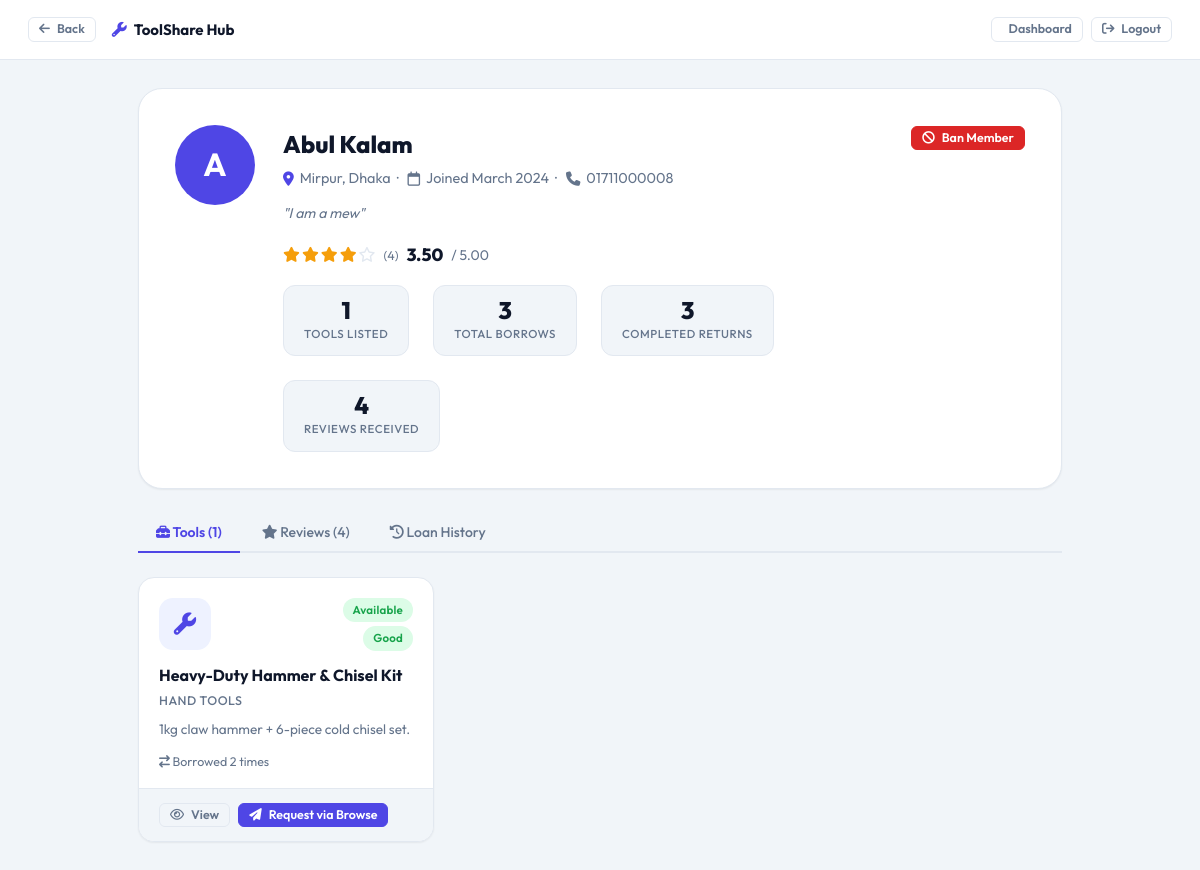
Page /profile.php?id=8 (signed in) on the earlier database version.
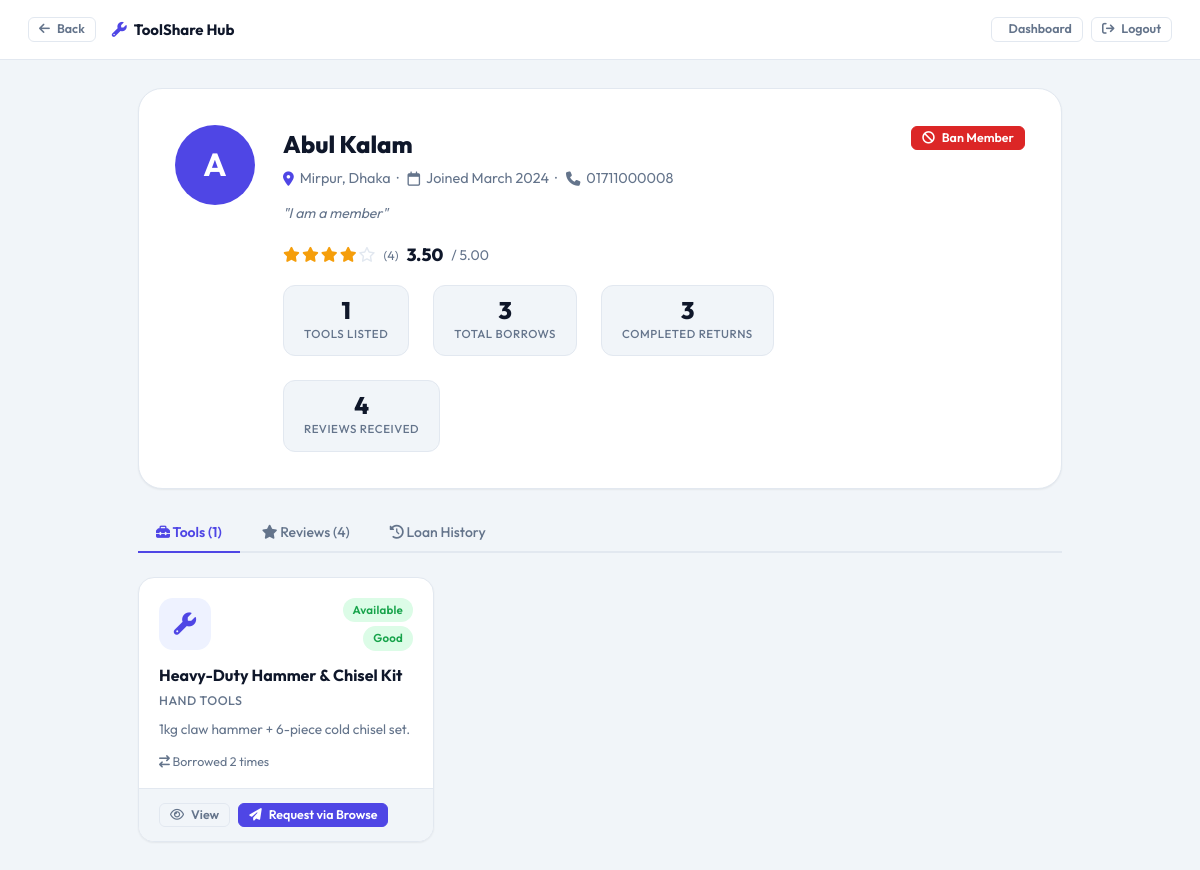
Same page on the later database version.
### tables this page shows
CREATE TABLE `member` (
  `member_id` int(11) NOT NULL AUTO_INCREMENT,
  `name` varchar(150) NOT NULL,
  `email` varchar(150) NOT NULL,
  `phone` varchar(20) DEFAULT NULL,
  `password` varchar(255) NOT NULL,
  `area_id` int(11) NOT NULL,
  `avg_rating` decimal(3,2) DEFAULT 0.00,
  `total_loans` int(11) DEFAULT 0,
  `is_banned` tinyint(1) NOT NULL DEFAULT 0,
  `profile_bio` text DEFAULT NULL,
  `role` enum('Admin','Member') DEFAULT 'Member',
  `created_at` datetime DEFAULT current_timestamp(),
  PRIMARY KEY (`member_id`),
  UNIQUE KEY `email` (`email`),
  KEY `area_id` (`area_id`),
  CONSTRAINT `member_ibfk_1` FOREIGN KEY (`area_id`) REFERENCES `area` (`area_id`)
);

CREATE TABLE `area` (
  `area_id` int(11) NOT NULL AUTO_INCREMENT,
  `area_name` varchar(100) NOT NULL,
  `district` varchar(100) NOT NULL,
  PRIMARY KEY (`area_id`)
);

CREATE TABLE `tool` (
  `tool_id` int(11) NOT NULL AUTO_INCREMENT,
  `owner_id` int(11) NOT NULL,
  `category_id` int(11) NOT NULL,
  `name` varchar(200) NOT NULL,
  `condition` enum('New','Good','Fair','Needs Inspection') DEFAULT 'Good',
  `status` enum('Available','On Loan','Needs Inspection','Lost') DEFAULT 'Available',
  `description` text DEFAULT NULL,
  `created_at` datetime DEFAULT current_timestamp(),
  PRIMARY KEY (`tool_id`),
  KEY `category_id` (`category_id`),
  KEY `idx_tool_owner` (`owner_id`),
  KEY `idx_tool_status` (`status`),
  CONSTRAINT `tool_ibfk_1` FOREIGN KEY (`owner_id`) REFERENCES `member` (`member_id`),
  CONSTRAINT `tool_ibfk_2` FOREIGN KEY (`category_id`) REFERENCES `category` (`category_id`)
);

CREATE TABLE `category` (
  `category_id` int(11) NOT NULL AUTO_INCREMENT,
  `name` varchar(100) NOT NULL,
  `description` text DEFAULT NULL,
  PRIMARY KEY (`category_id`),
  UNIQUE KEY `name` (`name`)
);

### profile.php (the view, shortened to what the rows shown need)
<?php
require_once 'db.php';
$viewer_id   = (int)$_SESSION['member_id'];
$viewer_role = $_SESSION['role'] ?? 'Member';
$target_id   = (int)($_GET['id'] ?? $viewer_id);
$member = fetchOne("
    SELECT m.*, a.area_name, a.district
    FROM Member m
    JOIN Area a ON m.area_id=a.area_id
    WHERE m.member_id=$target_id
");
$is_own_profile = ($viewer_id === $target_id);
$is_admin       = ($viewer_role === 'Admin');
$review_count = fetchOne("
    SELECT COUNT(*) AS cnt FROM Review WHERE reviewee_id=$target_id
")['cnt'];
$their_tools = fetchAll("
    SELECT t.*, c.name AS cat_name,
           COUNT(lr.loan_id) AS borrow_count
    FROM Tool t
    JOIN Category c ON t.category_id=c.category_id
    LEFT JOIN Loan_Record lr ON lr.tool_id=t.tool_id
    WHERE t.owner_id=$target_id
    GROUP BY t.tool_id
    ORDER BY t.status='Available' DESC, t.created_at DESC
");
?>
<!DOCTYPE html>
<html lang="en">
<head>
    <link rel="stylesheet" href="assets/style.css">
    <link rel="stylesheet" href="https://cdnjs.cloudflare.com/ajax/libs/font-awesome/6.5.0/css/all.min.css">
</head>
<body style="background:var(--bg);">
    <div style="padding:28px;max-width:980px;margin:0 auto;" class="fade-in">
        <div class="profile-hero">
            <div class="avatar xl" style="
            flex-shrink:0;
            font-size:2rem;
            background:<?= $member['role'] === 'Admin' ? 'var(--danger)' : 'var(--primary)' ?>;
        ">
                <?= strtoupper(substr($member['name'], 0, 1)) ?>
            </div>
            <div class="profile-hero-right">
                <div style="display:flex;align-items:center;gap:10px;flex-wrap:wrap;">
                    <div class="profile-hero-name"><?= htmlspecialchars($member['name']) ?></div>
                </div>
                <div class="profile-hero-sub">
                    <i class="fa-solid fa-location-dot" style="color:var(--primary);"></i>
                    <?= htmlspecialchars($member['area_name']) ?>, <?= htmlspecialchars($member['district']) ?>
                    &nbsp;·&nbsp;
                    <i class="fa-regular fa-calendar"></i>
                    Joined <?= date('F Y', strtotime($member['created_at'])) ?>
                    <?php if ($member['phone'] && ($is_own_profile || $is_admin)): ?>
                        &nbsp;·&nbsp;
                        <i class="fa-solid fa-phone"></i>
                        <?= htmlspecialchars($member['phone']) ?>
                    <?php endif; ?>
                </div>
                <?php if ($member['profile_bio']): ?>
                    <div class="profile-hero-bio">"<?= htmlspecialchars($member['profile_bio']) ?>"</div>
                <?php endif; ?>
                <div style="display:flex;align-items:center;gap:8px;margin-bottom:16px;">
                    <?= stars($member['avg_rating'], $review_count) ?>
                    <span style="font-size:1.1rem;font-weight:800;color:var(--text);">
                        <?= number_format($member['avg_rating'], 2) ?>
                    </span>
                    <span style="color:var(--text-muted);font-size:.875rem;">
                        / 5.00
                    </span>
                </div>
                <div class="profile-stats-row">
                    <div class="profile-stat-item">
                    </div>
                    <div class="profile-stat-item">
                        <div class="val"><?= $member['total_loans'] ?></div>
                        <div class="lbl">Total Borrows</div>
                    </div>
                    <div class="profile-stat-item">
                    </div>
                    <div class="profile-stat-item">
                    </div>
                </div>
            </div>
            <div style="display:flex;flex-direction:column;gap:8px;align-items:flex-end;">
                <?php if ($is_own_profile): ?>
                    <button class="btn btn-outline btn-sm" data-modal-open="modal-edit-profile">
                        <i class="fa-regular fa-pen-to-square"></i> Edit Profile
                    </button>
                    <button class="btn btn-ghost btn-sm" data-modal-open="modal-change-password">
                        <i class="fa-solid fa-key"></i> Change Password
                    </button>
                <?php elseif ($is_admin): ?>
                    <?php if ($member['is_banned']): ?>
                        <form method="POST" action="actions.php">
                            <input type="hidden" name="action" value="unban_member">
                            <input type="hidden" name="member_id" value="<?= $target_id ?>">
                            <input type="hidden" name="back" value="profile.php?id=<?= $target_id ?>">
                            <button type="submit" class="btn btn-success btn-sm">
                                <i class="fa-solid fa-lock-open"></i> Unban Member
                            </button>
                        </form>
                    <?php elseif ($member['role'] !== 'Admin'): ?>
                        <form method="POST" action="actions.php">
                        </form>
                    <?php endif; ?>
                <?php endif; ?>
            </div>
        </div>
        <div class="tab-panel active" id="tab-tools">
            <?php if ($their_tools): ?>
                <div class="tools-grid">
                    <?php foreach ($their_tools as $t): ?>
                        <div class="tool-card">
                            <div class="tool-card-top">
                                <div class="tool-icon-wrap">
                                    <i class="<?= categoryIcon($t['cat_name']) ?>"></i>
                                </div>
                                <div class="tool-badges">
                                    <?= badge($t['status']) ?>
                                    <?= badge($t['condition']) ?>
                                </div>
                            </div>
                            <div class="tool-card-body">
                                <div class="tool-name"><?= htmlspecialchars($t['name']) ?></div>
                                <div class="tool-category"><?= htmlspecialchars($t['cat_name']) ?></div>
                                <div class="tool-desc"><?= htmlspecialchars(trunc($t['description'], 80)) ?></div>
                                <div style="font-size:.78rem;color:var(--text-muted);">
                                    <i class="fa-solid fa-arrow-right-arrow-left"></i>
                                    Borrowed <?= $t['borrow_count'] ?> time<?= $t['borrow_count'] != 1 ? 's' : '' ?>
                                </div>
                            </div>
                            <div class="tool-card-footer">
                                <a href="tool_details.php?id=<?= $t['tool_id'] ?>" class="btn btn-ghost btn-sm">
                                    <i class="fa-regular fa-eye"></i> View
                                </a>
                                <?php if ($t['status'] === 'Available' && !$is_own_profile && !$member['is_banned']): ?>
                                    <a href="user_dashboard.php?section=browse" class="btn btn-primary btn-sm">
                                        <i class="fa-solid fa-paper-plane"></i> Request via Browse
                                    </a>
                                <?php endif; ?>
                            </div>
                        </div>
                    <?php endforeach; ?>
                </div>
            <?php endif; ?>
        </div>
    </div>
</body>
</html>

### db.php (shortened to what the rows shown need)
<?php
$conn = mysqli_connect(DB_HOST, DB_USER, DB_PASS, DB_NAME);
mysqli_set_charset($conn, 'utf8mb4');
function q($sql)
{
    global $conn;
    $r = mysqli_query($conn, $sql);
    return $r;
}
function fetchAll($sql)
{
    $result = q($sql);
    $rows = [];
    while ($row = mysqli_fetch_assoc($result)) $rows[] = $row;
    return $rows;
}
function fetchOne($sql)
{
    $result = q($sql);
    return mysqli_fetch_assoc($result);
}
function categoryIcon($name)
{
    $map = [
        'Power Tools'        => 'fa-solid fa-plug-circle-bolt',
        'Hand Tools'         => 'fa-solid fa-wrench',
        'Garden Tools'       => 'fa-solid fa-seedling',
        'Kitchen Appliances' => 'fa-solid fa-blender',
        'Cleaning Equipment' => 'fa-solid fa-broom',
        'Electrical'         => 'fa-solid fa-bolt',
        'Plumbing'           => 'fa-solid fa-faucet-drip',
        'Painting'           => 'fa-solid fa-paint-brush',
        'Automotive'         => 'fa-solid fa-car-side',
        'Outdoor & Camping'  => 'fa-solid fa-tent',
    ];
    return $map[$name] ?? 'fa-solid fa-toolbox';
}
function badge($status)
{
    $map = [
        'Available'        => 'badge-success',
        'On Loan'          => 'badge-primary',
        'Needs Inspection' => 'badge-warning',
        'Lost'             => 'badge-danger',
        'Active'           => 'badge-info',
        'Returned'         => 'badge-success',
        'Overdue'          => 'badge-danger',
        'Pending'          => 'badge-warning',
        'Approved'         => 'badge-success',
        'Rejected'         => 'badge-danger',
        'Cancelled'        => 'badge-muted',
        'New'              => 'badge-info',
        'Good'             => 'badge-success',
        'Fair'             => 'badge-warning',
        'Damaged'          => 'badge-danger',
        'Minor'            => 'badge-warning',
        'Moderate'         => 'badge-orange',
        'Severe'           => 'badge-danger',
    ];
    $cls = $map[$status] ?? 'badge-muted';
    return "<span class='badge {$cls}'>" . htmlspecialchars($status) . "</span>";
}
function stars($rating, $count = null)
{
    $full = (int)round($rating);
    $html = '<span class="star-row">';
    for ($i = 1; $i <= 5; $i++) {
        $html .= $i <= $full ? '<i class="fa-solid fa-star star-on"></i>' : '<i class="fa-regular fa-star star-off"></i>';
    }
    $html .= '</span>';
    if ($count !== null) $html .= " <small class='text-muted'>({$count})</small>";
    return $html;
}
function trunc($text, $len = 80)
{
    return strlen($text) > $len ? substr($text, 0, $len) . '…' : $text;
}

Differences in the rows shown:
changed member "Abul Kalam": profile_bio "I am a mew" → "I am a member"
